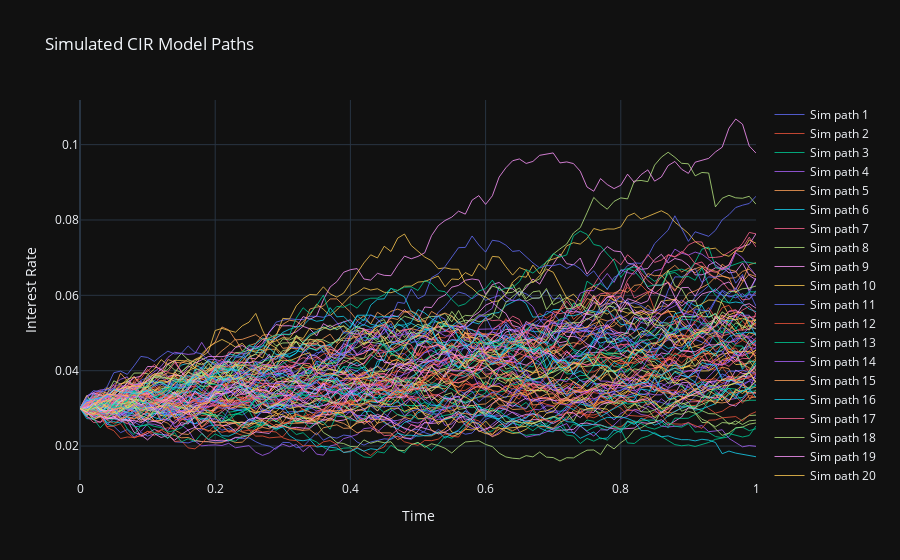

Notebook code cell kept with this figure:
### Markdown cell above
## CIR model

### Code cell
class CIRModel:
    def __init__(self, mu: float, theta: float, sigma: float, r0: float, T: float, dt:float):
        """
        Initialize the CIR model parameters.
        
        :param mu: Speed of mean reversion.
        :param theta: Long-term mean level.
        :param sigma: Volatility.
        :param r0: Initial interest rate.
        :param T: Time horizon for the simulation.
        :param dt: Time step for the simulation.
        """
        self.mu = mu
        self.theta = theta
        self.sigma = sigma
        self.r0 = r0
        self.T = T
        self.dt = dt
        self.num_steps = int(T / dt)
    
    def simulate_paths(self, num_paths: int):
        """
        Simulate multiple paths of the interest rate process.
        
        :param num_paths: Number of paths to simulate.
        :return: Array of simulated paths.
        """
        # Initialize the array to store the paths
        paths = np.zeros((num_paths, self.num_steps + 1))
        paths[:, 0] = self.r0

        
        
        # Generate random numbers for the simulation
        dt_sqrt = np.sqrt(self.dt) #scaling for Brownian motion: increment(W_t) = Z * np.sqrt(dt), WHERE Z ~ N(0,1)
        for t in range(1, self.num_steps + 1):
            Z = np.random.normal(size=num_paths) #dWt
            dw = dt_sqrt * Z
            sqrt_r = np.sqrt(paths[:, t-1])
            paths[:, t] = (paths[:, t-1] + 
                            (self.theta - self.mu * paths[:, t-1]) * self.dt +  #a = theta - mu * r_t, b = sigma * sqrt(r_t)
                           self.sigma * sqrt_r * dw + 
                           0.25 * ((self.sigma ** 2) * sqrt_r) * (dw ** 2 - self.dt)) #b' = 1/2 * sigma, b= sigma * sqrt(sigma)
            
            
            # Ensure non-negativity
            paths[:, t] = np.maximum(paths[:, t], 0)
        
        return paths
    
    def plot_paths(self, num_paths: int =10):
        """
        Plot a few paths of the simulated interest rate process.
        
        :param num_paths: Number of paths to plot.
        """
        paths = self.simulate_paths(num_paths)
        time_points = np.linspace(0, self.T, self.num_steps + 1)
        
        fig = go.Figure()
        
        for i in range(num_paths):
            fig.add_trace(go.Scatter(
                x=time_points, y=paths[i, :],
                mode='lines',
                name=f'Sim path {i + 1}',
                line=dict(width=0.8)
            ))
            
        
        fig.update_layout(
            title='Simulated CIR Model Paths',
            xaxis_title='Time',
            yaxis_title='Interest Rate',
            template='plotly_dark'
        )
        
        fig.show()

    def calibrate(self, market_data: np.array, initial_guess: List[float]):
        """
        Calibrate the CIR model parameters to market data.
        
        :param market_data: Market data to calibrate to (e.g., volatility matrix).
        :param initial_guess: Initial guess for the model parameters [mu, theta, sigma].
        :return: Calibrated parameters.
        """
        def objective(params: List[float]):
            self.mu, self.theta, self.sigma = params
            simulated_data = self.simulate_paths(len(market_data))
            simulated_vol = np.std(simulated_data, axis=0)
            market_vol = np.std(market_data, axis=0)
            error = np.sum((simulated_vol - market_vol) ** 2)
            return error

        result = minimize(objective, initial_guess, method='L-BFGS-B', bounds=[(0, None), (0, None), (0, None)])
        self.mu, self.theta, self.sigma = result.x
        return result.x


        # Assuming option expires at t_end
    # Spot price is y_start, so we don't use it as a parameter here
    def price_option(self, is_call: bool, K: float, T: float, num_paths: int):
        """
        Price a European option using Monte Carlo simulation.
        
        :param option_type: 'call' or 'put'.
        :param K: Strike price of the option.
        :param T: Time to maturity.
        :param num_paths: Number of simulated paths.
        :return: Estimated option price.
        """
        paths = self.simulate_paths(num_paths)
        final_rates = paths[:, -1]
        
        if is_call == True:
            payoffs = np.maximum(final_rates - K, 0)
        else:
            payoffs = np.maximum(K - final_rates, 0)
        
        # Discount payoffs back to present value
        discount_factor = np.exp(-self.r0 * T)
        option_price = discount_factor * np.mean(payoffs)
        return option_price


if __name__ == "__main__":
    # Initialize 
    cir = CIRModel(mu=0.5, theta=0.04, sigma=0.1, r0=0.03, T=1.0, dt=0.01)
    
    # Market data for calibration
    market_data = data.iloc[:,1:102].to_numpy()
    
    # Calibrate 
    initial_guess = [0.4, 0.03, 0.08]
    calibrated_params = cir.calibrate(market_data, initial_guess)
    print(f"Calibrated parameters: \
    \n mu: {round(calibrated_params[0], 6)}, \
    \n theta: {round(calibrated_params[1], 6)}, \
    \n sigma: {round(calibrated_params[2], 6)}")
    
    # Plot 
    cir.plot_paths(100)
